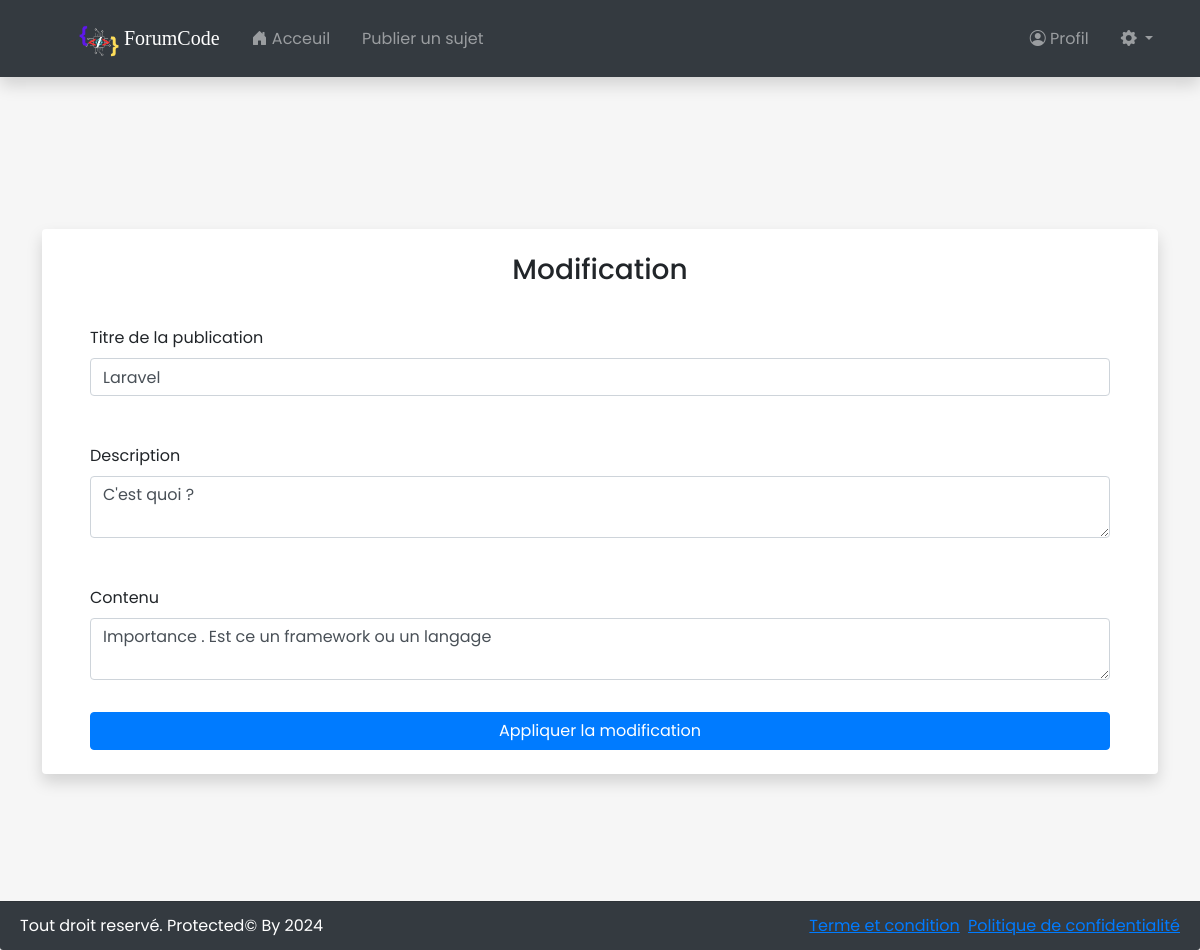
The app's page /editquestion.php?id=19 (signed in) with its own data.
### tables this page shows
CREATE TABLE `questions` (
  `id` int(50) NOT NULL,
  `titre` text NOT NULL,
  `description` text NOT NULL,
  `contenu` text NOT NULL,
  `id_autheur` int(11) NOT NULL,
  `pseudo_auteur` varchar(80) NOT NULL,
  `date_publication` text NOT NULL
);

### editquestion.php (the view, shortened to what this page needs)
<?php
  require('actions/questions/getInfosEditedQuestionAction.php');
?>
<!DOCTYPE html>
<?php include 'includes/head.php' ?>
<html lang="en">
<body>
    <?php include 'includes/navbar.php' ?>
    <br>
    <div class="container">
        <?php
        if (isset($question_content)){
            ?>
        <div class="row justify-content-center align-items-center vh-100">
            <div class="">
                <div class="card p-4 px-5 border-0  shadow">
                    <h3 class="text-center mb-4">Modification </h3>
                    <form method="POST">
                    <div class="form-group py-3 ">
                            <label for="nom">Titre de la publication</label>
                            <input type="text" name="title" class="form-control animated-input" id="nom" value="<?=$question_title?>">
                          </div>
                          <div class="form-group py-3">
                            <label for="description">Description</label>
                            <textarea  name="description" class="form-control"><?=$question_desciption?></textarea>
                        </div>
                        <div class="form-group py-3 ">
                            <label for="contenu">Contenu</label>
                            <textarea  name="content" class="form-control"><?=$question_content?></textarea>
                        </div>
                        <button type="submit" name="validate" class="btn btn-primary btn-block" ></i> Appliquer la modification </button>
                    </form>
                </div>
            </div>
        </div>
    </div>
<?php
}
?>
<?php include 'includes/footer.php';?>
</body>
</html>

### includes/head.php (style rules this page uses)
body { background-color: #f6f6f6; font-family: 'Poppins', sans-serif !important; }

### records on screen
questions: title "Laravel", description "C'est quoi ?", content "Importance . Est ce un framework ou un langage"
